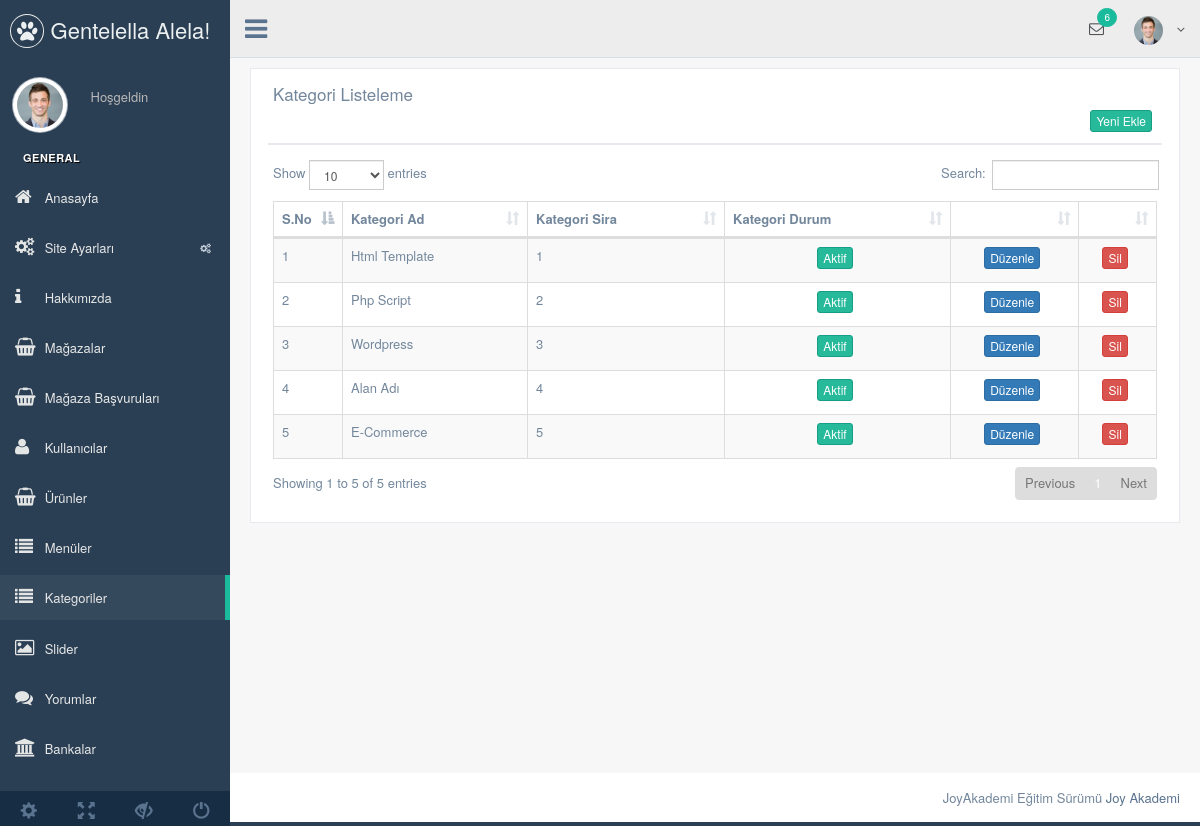
Screenshot of /nedmin/production/kategori.php (signed in) with the database file from the repository.
### tables this page shows
CREATE TABLE `kategori` (
  `kategori_id` int(11) NOT NULL,
  `kategori_ad` varchar(100) NOT NULL,
  `kategori_onecikar` enum('0','1') NOT NULL,
  `kategori_seourl` varchar(250) NOT NULL,
  `kategori_sira` int(2) NOT NULL,
  `kategori_durum` enum('0','1') NOT NULL DEFAULT '1'
);

### nedmin/production/kategori.php (the view, shortened to what this page needs)
<?php
include 'header.php';
$kategorisor=$db->prepare("SELECT * FROM kategori order by kategori_sira ASC");
$kategorisor->execute();
?>
<div class="right_col" role="main">
  <div class="">
    <div class="row">
      <div class="col-md-12 col-sm-12 col-xs-12">
        <div class="x_panel">
          <div class="x_title">
            <h2>Kategori Listeleme </h2>
            <div class="clearfix"></div>
            <div align="right">
              <a href="kategori-ekle.php"><button class="btn btn-success btn-xs"> Yeni Ekle</button></a>
            </div>
          </div>
          <div class="x_content">
            <table id="datatable-responsive" class="table table-striped table-bordered dt-responsive nowrap" cellspacing="0" width="100%">
              <thead>
                <tr>
                  <th>S.No</th>
                  <th>Kategori Ad</th>
                  <th>Kategori Sira</th>
                  <th>Kategori Durum</th>
                  <th></th>
                  <th></th>
                </tr>
              </thead>
              <tbody>
                <?php
                $say=0;
                while($kategoricek=$kategorisor->fetch(PDO::FETCH_ASSOC)) { $say++?>
                <tr>
                 <td width="20"><?php echo $say ?></td>
                 <td><?php echo $kategoricek['kategori_ad'] ?></td>
                 <td><?php echo $kategoricek['kategori_sira'] ?></td>
                 <td><center><?php
                  if ($kategoricek['kategori_durum']==1) {?>
                  <button class="btn btn-success btn-xs">Aktif</button>
                <?php } else {?>
                <button class="btn btn-danger btn-xs">Pasif</button>
                <?php } ?>
              </center>
            </td>
            <td><center><a href="kategori-duzenle.php?kategori_id=<?php echo $kategoricek['kategori_id']; ?>"><button class="btn btn-primary btn-xs">Düzenle</button></a></center></td>
            <td><center><a href="../netting/islem.php?kategori_id=<?php echo $kategoricek['kategori_id']; ?>&kategorisil=ok"><button class="btn btn-danger btn-xs">Sil</button></a></center></td>
          </tr>
          <?php  }
          ?>
        </tbody>
      </table>
    </div>
  </div>
</div>
</div>
</div>
</div>
<?php include 'footer.php'; ?>

### rows the page displays
kategori: kategori_ad "Html Template", kategori_sira "1", kategori_durum "Aktif"
kategori: kategori_ad "Php Script", kategori_sira "2", kategori_durum "Aktif"
kategori: kategori_ad "Wordpress", kategori_sira "3", kategori_durum "Aktif"
kategori: kategori_ad "Alan Adı", kategori_sira "4", kategori_durum "Aktif"
kategori: kategori_ad "E-Commerce", kategori_sira "5", kategori_durum "Aktif"
